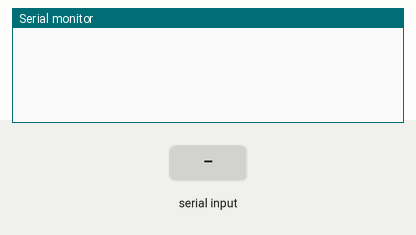
A sketch run on a simulated Arduino Uno, built with avr-gcc and run on an emulated ATmega328P. Shown: the last lines printed to the serial monitor. The inputs (shaded band) are chosen by the test bench.

Above: at 1.2 s.
1.3 s: "0" received over Serial
At 2.1 s:
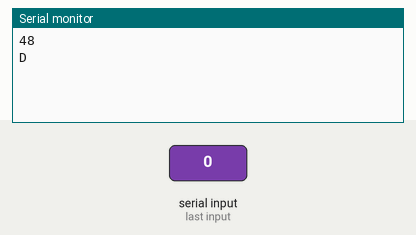
2.8 s: "1" received over Serial
At 3.2 s:
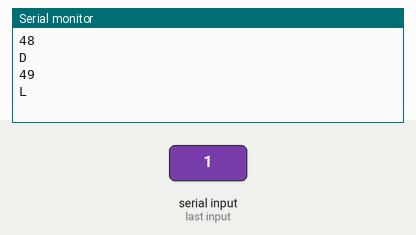
4.3 s: "2" received over Serial
At 5.5 s:
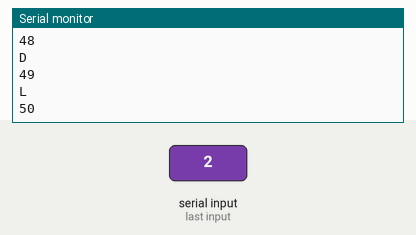

The sketch:

IRsendDemotest_ino.ino
```cpp
// (licence header left out)
#include <IRremote.h>

IRsend irsend;
int inByte;

void setup()
{
  Serial.begin(9600);
}


void loop() {

  inByte = 0;
  /*
  if (Serial.read() != -1) {
    for (int i = 0; i < 3; i++) {
      irsend.sendNEC(0x189710EF, 32); // Sony TV power code
      delay(40);
    }
  }
  */

  if (Serial.available() > 0) {

    inByte = Serial.read();

  Serial.println(inByte);

  if(inByte ==48){
    irsend.sendNEC(0x189728D7, 32); // Sony TV power code
    Serial.println('D');

  }else if (inByte ==49){
    irsend.sendNEC(0x189710EF, 32); // Sony TV power code
    Serial.println('L');
  }
}
}
```

Measured:
- after the input at 1.3 s, the serial monitor: prints a new line at once (image 1)
- after the input at 2.8 s, the serial monitor: prints a new line at once (image 2)
- after the input at 4.3 s, the serial monitor: prints a new line at once (image 3)
